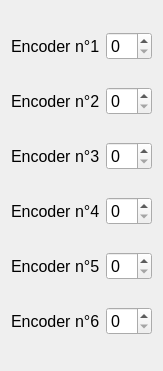
                    <widget class="QWidget" name="layoutWidget">
                        <property name="geometry">
                            <rect>
                                <x>180</x>
                                <y>40</y>
                                <width>161</width>
                                <height>371</height>
                            </rect>
                        </property>
                        <layout class="QVBoxLayout" name="verticalLayout_4">
                            <item>
                                <layout class="QHBoxLayout" name="horizontalLayout_55">
                                    <item>
                                        <widget class="QLabel" name="maxEn1">
                                            <property name="font">
                                                <font>
                                                    <pointsize>12</pointsize>
                                                </font>
                                            </property>
                                            <property name="text">
                                                <string>Encoder n°1</string>
                                            </property>
                                        </widget>
                                    </item>
                                    <item>
                                        <widget class="QSpinBox" name="maxEn1Val">
                                            <property name="font">
                                                <font>
                                                    <pointsize>12</pointsize>
                                                </font>
                                            </property>
                                        </widget>
                                    </item>
                                </layout>
                            </item>
                            <item>
                                <layout class="QHBoxLayout" name="horizontalLayout_56">
                                    <item>
                                        <widget class="QLabel" name="maxEn2">
                                            <property name="font">
                                                <font>
                                                    <pointsize>12</pointsize>
                                                </font>
                                            </property>
                                            <property name="text">
                                                <string>Encoder n°2</string>
                                            </property>
                                        </widget>
                                    </item>
                                    <item>
                                        <widget class="QSpinBox" name="maxEn2Val">
                                            <property name="font">
                                                <font>
                                                    <pointsize>12</pointsize>
                                                </font>
                                            </property>
                                        </widget>
                                    </item>
                                </layout>
                            </item>
                            <item>
                                <layout class="QHBoxLayout" name="horizontalLayout_57">
                                    <item>
                                        <widget class="QLabel" name="maxEn3">
                                            <property name="font">
                                                <font>
                                                    <pointsize>12</pointsize>
                                                </font>
                                            </property>
                                            <property name="text">
                                                <string>Encoder n°3</string>
                                            </property>
                                        </widget>
                                    </item>
                                    <item>
                                        <widget class="QSpinBox" name="maxEn3Val">
                                            <property name="font">
                                                <font>
                                                    <pointsize>12</pointsize>
                                                </font>
                                            </property>
                                        </widget>
                                    </item>
                                </layout>
                            </item>
                            <item>
                                <layout class="QHBoxLayout" name="horizontalLayout_58">
                                    <item>
                                        <widget class="QLabel" name="maxEn4">
                                            <property name="font">
                                                <font>
                                                    <pointsize>12</pointsize>
                                                </font>
                                            </property>
                                            <property name="text">
                                                <string>Encoder n°4</string>
                                            </property>
                                        </widget>
                                    </item>
                                    <item>
                                        <widget class="QSpinBox" name="maxEn4Val">
                                            <property name="font">
                                                <font>
                                                    <pointsize>12</pointsize>
                                                </font>
                                            </property>
                                        </widget>
                                    </item>
                                </layout>
                            </item>
                            <item>
                                <layout class="QHBoxLayout" name="horizontalLayout_59">
                                    <item>
                                        <widget class="QLabel" name="maxEn5">
                                            <property name="font">
                                                <font>
                                                    <pointsize>12</pointsize>
                                                </font>
                                            </property>
                                            <property name="text">
                                                <string>Encoder n°5</string>
                                            </property>
                                        </widget>
                                    </item>
                                    <item>
                                        <widget class="QSpinBox" name="maxEn5Val">
                                            <property name="font">
                                                <font>
                                                    <pointsize>12</pointsize>
                                                </font>
                                            </property>
                                        </widget>
                                    </item>
                                </layout>
                            </item>
                            <item>
                                <layout class="QHBoxLayout" name="horizontalLayout_60">
                                    <item>
                                        <widget class="QLabel" name="maxEn6">
                                            <property name="font">
                                                <font>
                                                    <pointsize>12</pointsize>
                                                </font>
                                            </property>
                                            <property name="text">
                                                <string>Encoder n°6</string>
                                            </property>
                                        </widget>
                                    </item>
                                    <item>
                                        <widget class="QSpinBox" name="maxEn6Val">
                                            <property name="font">
                                                <font>
                                                    <pointsize>12</pointsize>
                                                </font>
                                            </property>
                                        </widget>
                                    </item>
                                </layout>
                            </item>
                        </layout>
                    </widget>
